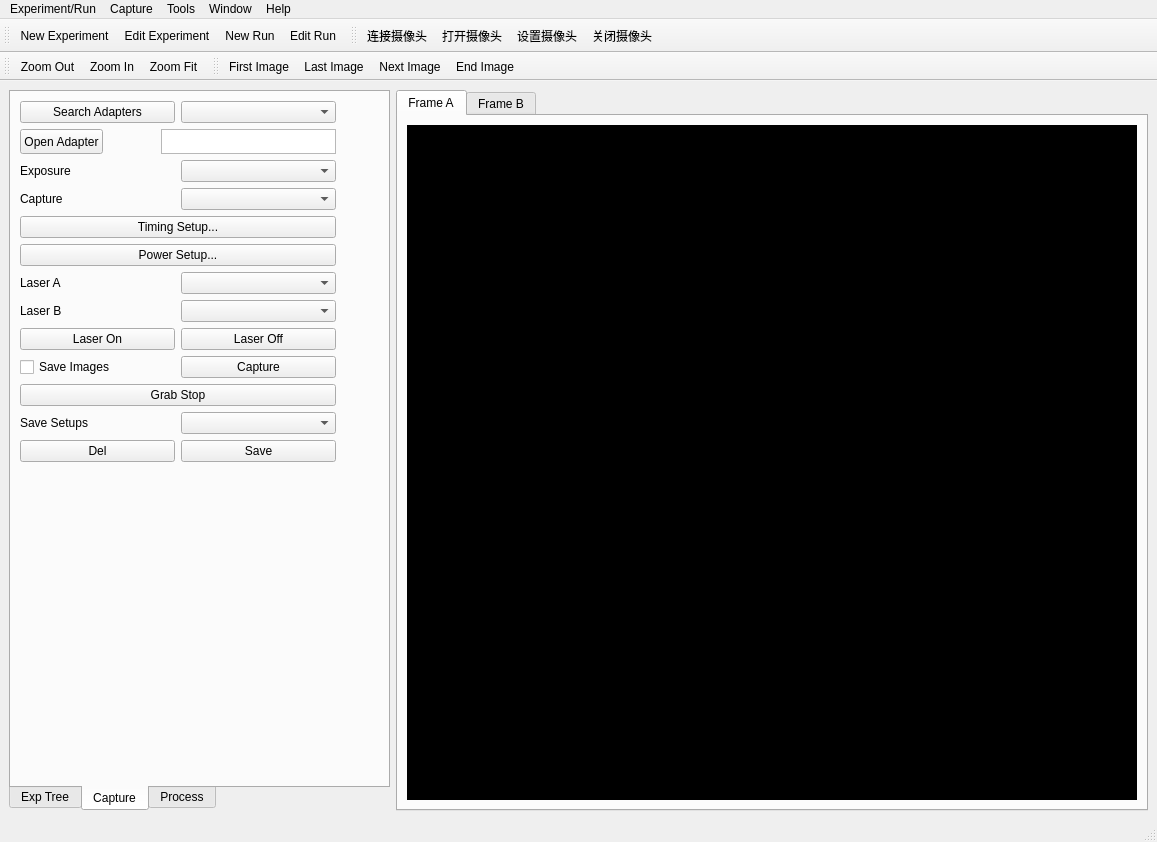
<?xml version="1.0" encoding="UTF-8"?>
<ui version="4.0">
 <class>MainWindow</class>
 <widget class="QMainWindow" name="MainWindow">
  <property name="windowModality">
   <enum>Qt::WindowModal</enum>
  </property>
  <property name="geometry">
   <rect>
    <x>0</x>
    <y>0</y>
    <width>1157</width>
    <height>842</height>
   </rect>
  </property>
  <property name="windowTitle">
   <string>PIV</string>
  </property>
  <property name="toolButtonStyle">
   <enum>Qt::ToolButtonTextBesideIcon</enum>
  </property>
  <widget class="QWidget" name="centralwidget">
   <property name="sizePolicy">
    <sizepolicy hsizetype="Expanding" vsizetype="Expanding">
     <horstretch>0</horstretch>
     <verstretch>0</verstretch>
    </sizepolicy>
   </property>
   <layout class="QHBoxLayout" name="horizontalLayout_14">
    <item>
     <layout class="QHBoxLayout" name="horizontalLayout_13">
      <item>
       <widget class="QTabWidget" name="tabWidget_2">
        <property name="minimumSize">
         <size>
          <width>381</width>
          <height>481</height>
         </size>
        </property>
        <property name="maximumSize">
         <size>
          <width>381</width>
          <height>16777215</height>
         </size>
        </property>
        <property name="tabPosition">
         <enum>QTabWidget::South</enum>
        </property>
        <property name="currentIndex">
         <number>1</number>
        </property>
        <widget class="QWidget" name="tab_4">
         <attribute name="title">
          <string>Exp Tree</string>
         </attribute>
        </widget>
        <widget class="QWidget" name="tab_5">
         <attribute name="title">
          <string>Capture</string>
         </attribute>
         <layout class="QFormLayout" name="formLayout_3">
          <item row="0" column="0">
           <layout class="QVBoxLayout" name="verticalLayout_2">
            <item>
             <layout class="QVBoxLayout" name="verticalLayout">
              <item>
               <layout class="QHBoxLayout" name="horizontalLayout_2">
                <item>
                 <widget class="QPushButton" name="pushButton_3">
                  <property name="text">
                   <string>Search Adapters</string>
                  </property>
                 </widget>
                </item>
                <item>
                 <widget class="QComboBox" name="comboBox_4"/>
                </item>
               </layout>
              </item>
              <item>
               <layout class="QHBoxLayout" name="horizontalLayout_3">
                <item>
                 <widget class="QPushButton" name="pushButton_4">
                  <property name="maximumSize">
                   <size>
                    <width>204</width>
                    <height>25</height>
                   </size>
                  </property>
                  <property name="text">
                   <string>Open Adapter</string>
                  </property>
                 </widget>
                </item>
                <item>
                 <spacer name="horizontalSpacer">
                  <property name="orientation">
                   <enum>Qt::Horizontal</enum>
                  </property>
                  <property name="sizeHint" stdset="0">
                   <size>
                    <width>52</width>
                    <height>20</height>
                   </size>
                  </property>
                 </spacer>
                </item>
                <item>
                 <widget class="QTextBrowser" name="textBrowser_2">
                  <property name="maximumSize">
                   <size>
                    <width>175</width>
                    <height>25</height>
                   </size>
                  </property>
                 </widget>
                </item>
               </layout>
              </item>
              <item>
               <layout class="QHBoxLayout" name="horizontalLayout_4">
                <item>
                 <widget class="QLabel" name="label_3">
                  <property name="text">
                   <string>Exposure</string>
                  </property>
                 </widget>
                </item>
                <item>
                 <widget class="QComboBox" name="comboBox_5"/>
                </item>
               </layout>
              </item>
              <item>
               <layout class="QHBoxLayout" name="horizontalLayout_5">
                <item>
                 <widget class="QLabel" name="label_4">
                  <property name="text">
                   <string>Capture</string>
                  </property>
                 </widget>
                </item>
                <item>
                 <widget class="QComboBox" name="comboBox_6"/>
                </item>
               </layout>
              </item>
              <item>
               <widget class="QPushButton" name="pushButton">
                <property name="text">
                 <string>Timing Setup...</string>
                </property>
               </widget>
              </item>
              <item>
               <widget class="QPushButton" name="pushButton_2">
                <property name="text">
                 <string>Power Setup...</string>
                </property>
               </widget>
              </item>
              <item>
               <layout class="QHBoxLayout" name="horizontalLayout_6">
                <item>
                 <widget class="QLabel" name="label">
                  <property name="text">
                   <string>Laser A</string>
                  </property>
                 </widget>
                </item>
                <item>
                 <widget class="QComboBox" name="comboBox_2"/>
                </item>
               </layout>
              </item>
              <item>
               <layout class="QHBoxLayout" name="horizontalLayout_7">
                <item>
                 <widget class="QLabel" name="label_2">
                  <property name="text">
                   <string>Laser B</string>
                  </property>
                 </widget>
                </item>
                <item>
                 <widget class="QComboBox" name="comboBox"/>
                </item>
               </layout>
              </item>
              <item>
               <layout class="QHBoxLayout" name="horizontalLayout_8">
                <item>
                 <widget class="QPushButton" name="pushButton_7">
                  <property name="text">
                   <string>Laser On</string>
                  </property>
                 </widget>
                </item>
                <item>
                 <widget class="QPushButton" name="pushButton_8">
                  <property name="text">
                   <string>Laser Off</string>
                  </property>
                 </widget>
                </item>
               </layout>
              </item>
              <item>
               <layout class="QHBoxLayout" name="horizontalLayout_9">
                <item>
                 <widget class="QCheckBox" name="checkBox">
                  <property name="text">
                   <string>Save Images</string>
                  </property>
                 </widget>
                </item>
                <item>
                 <widget class="QPushButton" name="pushButton_9">
                  <property name="text">
                   <string>Capture</string>
                  </property>
                 </widget>
                </item>
               </layout>
              </item>
              <item>
               <widget class="QPushButton" name="pushButton_10">
                <property name="text">
                 <string>Grab Stop</string>
                </property>
               </widget>
              </item>
              <item>
               <layout class="QHBoxLayout" name="horizontalLayout_10">
                <item>
                 <widget class="QLabel" name="label_7">
                  <property name="text">
                   <string>Save Setups</string>
                  </property>
                 </widget>
                </item>
                <item>
                 <widget class="QComboBox" name="comboBox_11"/>
                </item>
               </layout>
              </item>
              <item>
               <layout class="QHBoxLayout" name="horizontalLayout_11">
                <item>
                 <widget class="QPushButton" name="pushButton_11">
                  <property name="text">
                   <string>Del</string>
                  </property>
                 </widget>
                </item>
                <item>
                 <widget class="QPushButton" name="pushButton_12">
                  <property name="text">
                   <string>Save</string>
                  </property>
                 </widget>
                </item>
               </layout>
              </item>
             </layout>
            </item>
            <item>
             <spacer name="verticalSpacer">
              <property name="orientation">
               <enum>Qt::Vertical</enum>
              </property>
              <property name="sizeHint" stdset="0">
               <size>
                <width>20</width>
                <height>40</height>
               </size>
              </property>
             </spacer>
            </item>
           </layout>
          </item>
         </layout>
        </widget>
        <widget class="QWidget" name="tab_6">
         <attribute name="title">
          <string>Process</string>
         </attribute>
        </widget>
       </widget>
      </item>
      <item>
       <widget class="QTabWidget" name="tabWidget">
        <property name="sizePolicy">
         <sizepolicy hsizetype="Expanding" vsizetype="Expanding">
          <horstretch>0</horstretch>
          <verstretch>0</verstretch>
         </sizepolicy>
        </property>
        <property name="autoFillBackground">
         <bool>false</bool>
        </property>
        <property name="currentIndex">
         <number>0</number>
        </property>
        <widget class="QWidget" name="widget">
         <property name="enabled">
          <bool>true</bool>
         </property>
         <property name="focusPolicy">
          <enum>Qt::TabFocus</enum>
         </property>
         <attribute name="title">
          <string>Frame A</string>
         </attribute>
         <layout class="QHBoxLayout" name="horizontalLayout">
          <item>
           <widget class="QLabel" name="label_5">
            <property name="sizePolicy">
             <sizepolicy hsizetype="Preferred" vsizetype="Preferred">
              <horstretch>0</horstretch>
              <verstretch>0</verstretch>
             </sizepolicy>
            </property>
            <property name="styleSheet">
             <string notr="true">background-color: rgb(0, 0, 0);</string>
            </property>
            <property name="text">
             <string>TextLabel</string>
            </property>
           </widget>
          </item>
         </layout>
        </widget>
        <widget class="QWidget" name="tab_2">
         <attribute name="title">
          <string>Frame B</string>
         </attribute>
         <layout class="QHBoxLayout" name="horizontalLayout_12">
          <item>
           <widget class="QLabel" name="label_6">
            <property name="sizePolicy">
             <sizepolicy hsizetype="Expanding" vsizetype="Expanding">
              <horstretch>0</horstretch>
              <verstretch>0</verstretch>
             </sizepolicy>
            </property>
            <property name="styleSheet">
             <string notr="true">background-color: rgb(0, 0, 0);</string>
            </property>
            <property name="text">
             <string>TextLabel</string>
            </property>
           </widget>
          </item>
         </layout>
        </widget>
       </widget>
      </item>
     </layout>
    </item>
   </layout>
  </widget>
  <widget class="QMenuBar" name="menubar">
   <property name="geometry">
    <rect>
     <x>0</x>
     <y>0</y>
     <width>1157</width>
     <height>28</height>
    </rect>
   </property>
   <widget class="QMenu" name="menuExperiment_Run">
    <property name="title">
     <string>Experiment/Run</string>
    </property>
   </widget>
   <widget class="QMenu" name="menuCapture">
    <property name="title">
     <string>Capture</string>
    </property>
   </widget>
   <widget class="QMenu" name="menuTools">
    <property name="title">
     <string>Tools</string>
    </property>
   </widget>
   <widget class="QMenu" name="menuWindow">
    <property name="title">
     <string>Window</string>
    </property>
   </widget>
   <widget class="QMenu" name="menuHelp">
    <property name="title">
     <string>Help</string>
    </property>
   </widget>
   <addaction name="menuExperiment_Run"/>
   <addaction name="menuCapture"/>
   <addaction name="menuTools"/>
   <addaction name="menuWindow"/>
   <addaction name="menuHelp"/>
  </widget>
  <widget class="QStatusBar" name="statusbar"/>
  <widget class="QToolBar" name="toolBar">
   <property name="windowTitle">
    <string>toolBar</string>
   </property>
   <attribute name="toolBarArea">
    <enum>TopToolBarArea</enum>
   </attribute>
   <attribute name="toolBarBreak">
    <bool>false</bool>
   </attribute>
   <addaction name="actionNew_Experiment"/>
   <addaction name="actionNew_Experiment_2"/>
   <addaction name="actionNew_Experiment_3"/>
   <addaction name="actionNew_Experiment_4"/>
  </widget>
  <widget class="QToolBar" name="toolBar_2">
   <property name="windowTitle">
    <string>toolBar_2</string>
   </property>
   <attribute name="toolBarArea">
    <enum>TopToolBarArea</enum>
   </attribute>
   <attribute name="toolBarBreak">
    <bool>false</bool>
   </attribute>
   <addaction name="actionNew_Experiment_5"/>
   <addaction name="actionNew_Experiment_6"/>
   <addaction name="actionNew_Experiment_7"/>
   <addaction name="actionNew_Experiment_8"/>
  </widget>
  <widget class="QToolBar" name="toolBar_3">
   <property name="windowTitle">
    <string>toolBar_3</string>
   </property>
   <attribute name="toolBarArea">
    <enum>TopToolBarArea</enum>
   </attribute>
   <attribute name="toolBarBreak">
    <bool>true</bool>
   </attribute>
   <addaction name="actionNew_Experiment_9"/>
   <addaction name="actionNew_Experiment_10"/>
   <addaction name="actionNew_Experiment_11"/>
  </widget>
  <widget class="QToolBar" name="toolBar_4">
   <property name="windowTitle">
    <string>toolBar_4</string>
   </property>
   <attribute name="toolBarArea">
    <enum>TopToolBarArea</enum>
   </attribute>
   <attribute name="toolBarBreak">
    <bool>false</bool>
   </attribute>
   <addaction name="actionNew_Experiment_12"/>
   <addaction name="actionNew_Experiment_13"/>
   <addaction name="actionNew_Experiment_14"/>
   <addaction name="actionNew_Experiment_15"/>
  </widget>
  <action name="actionNew_Experiment">
   <property name="icon">
    <iconset>
     <normaloff>:/PIV/文档添加_doc-add.png</normaloff>:/PIV/文档添加_doc-add.png</iconset>
   </property>
   <property name="text">
    <string>New Experiment</string>
   </property>
   <property name="toolTip">
    <string>New Experiment</string>
   </property>
  </action>
  <action name="actionNew_Experiment_2">
   <property name="icon">
    <iconset>
     <normaloff>:/PIV/编辑_editor.png</normaloff>:/PIV/编辑_editor.png</iconset>
   </property>
   <property name="text">
    <string>Edit Experiment</string>
   </property>
   <property name="toolTip">
    <string>Edit Experiment</string>
   </property>
  </action>
  <action name="actionNew_Experiment_3">
   <property name="text">
    <string>New Run</string>
   </property>
   <property name="toolTip">
    <string>New Run</string>
   </property>
  </action>
  <action name="actionNew_Experiment_4">
   <property name="text">
    <string>Edit Run</string>
   </property>
   <property name="toolTip">
    <string>Edit Run</string>
   </property>
  </action>
  <action name="actionNew_Experiment_5">
   <property name="icon">
    <iconset>
     <normaloff>:/PIV/连接相机.png</normaloff>:/PIV/连接相机.png</iconset>
   </property>
   <property name="text">
    <string>连接摄像头</string>
   </property>
   <property name="toolTip">
    <string>Link Camera</string>
   </property>
  </action>
  <action name="actionNew_Experiment_6">
   <property name="icon">
    <iconset>
     <normaloff>:/PIV/打开相机.png</normaloff>:/PIV/打开相机.png</iconset>
   </property>
   <property name="text">
    <string>打开摄像头</string>
   </property>
   <property name="toolTip">
    <string>Open Camera</string>
   </property>
  </action>
  <action name="actionNew_Experiment_7">
   <property name="icon">
    <iconset>
     <normaloff>:/PIV/相机设置.png</normaloff>:/PIV/相机设置.png</iconset>
   </property>
   <property name="text">
    <string>设置摄像头</string>
   </property>
   <property name="toolTip">
    <string>Set Camera</string>
   </property>
  </action>
  <action name="actionNew_Experiment_8">
   <property name="icon">
    <iconset>
     <normaloff>:/PIV/关闭相机.png</normaloff>:/PIV/关闭相机.png</iconset>
   </property>
   <property name="text">
    <string>关闭摄像头</string>
   </property>
   <property name="toolTip">
    <string>Close Camera</string>
   </property>
  </action>
  <action name="actionNew_Experiment_9">
   <property name="icon">
    <iconset>
     <normaloff>:/PIV/放大_zoom-in.png</normaloff>:/PIV/放大_zoom-in.png</iconset>
   </property>
   <property name="text">
    <string>Zoom Out</string>
   </property>
   <property name="toolTip">
    <string>Zoom Out</string>
   </property>
  </action>
  <action name="actionNew_Experiment_10">
   <property name="icon">
    <iconset>
     <normaloff>:/PIV/缩小_zoom-out.png</normaloff>:/PIV/缩小_zoom-out.png</iconset>
   </property>
   <property name="text">
    <string>Zoom In</string>
   </property>
   <property name="toolTip">
    <string>Zoom In</string>
   </property>
  </action>
  <action name="actionNew_Experiment_11">
   <property name="icon">
    <iconset>
     <normaloff>:/PIV/自适应大小.png</normaloff>:/PIV/自适应大小.png</iconset>
   </property>
   <property name="text">
    <string>Zoom Fit</string>
   </property>
   <property name="toolTip">
    <string>Zoom Fit</string>
   </property>
  </action>
  <action name="actionNew_Experiment_12">
   <property name="icon">
    <iconset>
     <normaloff>:/PIV/第一个.png</normaloff>:/PIV/第一个.png</iconset>
   </property>
   <property name="text">
    <string>First Image</string>
   </property>
   <property name="toolTip">
    <string>First Image</string>
   </property>
  </action>
  <action name="actionNew_Experiment_13">
   <property name="icon">
    <iconset>
     <normaloff>:/PIV/24gl-previousCircle.png</normaloff>:/PIV/24gl-previousCircle.png</iconset>
   </property>
   <property name="text">
    <string>Last Image</string>
   </property>
   <property name="toolTip">
    <string>Last Image</string>
   </property>
  </action>
  <action name="actionNew_Experiment_14">
   <property name="icon">
    <iconset>
     <normaloff>:/PIV/24gl-nextCircle.png</normaloff>:/PIV/24gl-nextCircle.png</iconset>
   </property>
   <property name="text">
    <string>Next Image</string>
   </property>
   <property name="toolTip">
    <string>Next Image</string>
   </property>
  </action>
  <action name="actionNew_Experiment_15">
   <property name="icon">
    <iconset>
     <normaloff>:/PIV/最后一个.png</normaloff>:/PIV/最后一个.png</iconset>
   </property>
   <property name="text">
    <string>End Image</string>
   </property>
   <property name="toolTip">
    <string>End Image</string>
   </property>
  </action>
  <action name="actionNew_Experiment_16">
   <property name="text">
    <string>New Experiment</string>
   </property>
   <property name="toolTip">
    <string>New Experiment</string>
   </property>
  </action>
 </widget>
 <resources>
  <include location="apprcc.qrc"/>
 </resources>
 <connections/>
</ui>
